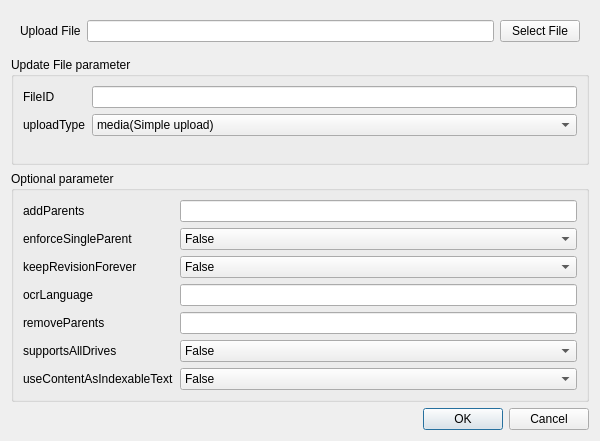
<?xml version="1.0" encoding="UTF-8"?>
<ui version="4.0">
 <class>UpdateDialog</class>
 <widget class="QDialog" name="UpdateDialog">
  <property name="geometry">
   <rect>
    <x>0</x>
    <y>0</y>
    <width>600</width>
    <height>441</height>
   </rect>
  </property>
  <property name="windowTitle">
   <string>Update file</string>
  </property>
  <layout class="QVBoxLayout" name="verticalLayout" stretch="1,3,6,1">
   <item>
    <widget class="QWidget" name="widget_FilePath" native="true">
     <layout class="QHBoxLayout" name="horizontalLayout">
      <item>
       <widget class="QLabel" name="label_FilePath">
        <property name="text">
         <string>Upload File</string>
        </property>
        <property name="buddy">
         <cstring>lineEdit_FilePath</cstring>
        </property>
       </widget>
      </item>
      <item>
       <widget class="QLineEdit" name="lineEdit_FilePath"/>
      </item>
      <item>
       <widget class="QPushButton" name="pushButton_FilePath">
        <property name="text">
         <string>Select File</string>
        </property>
       </widget>
      </item>
     </layout>
    </widget>
   </item>
   <item>
    <widget class="QGroupBox" name="groupBox_RequiredParameter">
     <property name="title">
      <string>Update File parameter</string>
     </property>
     <layout class="QFormLayout" name="formLayout">
      <item row="0" column="0">
       <widget class="QLabel" name="label_FileID">
        <property name="text">
         <string>FileID</string>
        </property>
        <property name="buddy">
         <cstring>lineEdit_FileID</cstring>
        </property>
       </widget>
      </item>
      <item row="0" column="1">
       <widget class="QLineEdit" name="lineEdit_FileID"/>
      </item>
      <item row="1" column="0">
       <widget class="QLabel" name="label_uploadType">
        <property name="text">
         <string>uploadType</string>
        </property>
        <property name="buddy">
         <cstring>comboBox_uploadType</cstring>
        </property>
       </widget>
      </item>
      <item row="1" column="1">
       <widget class="QComboBox" name="comboBox_uploadType">
        <item>
         <property name="text">
          <string>media(Simple upload)</string>
         </property>
        </item>
        <item>
         <property name="text">
          <string>multipart(Multipart upload)</string>
         </property>
        </item>
        <item>
         <property name="text">
          <string>resumable(Resumable upload)</string>
         </property>
        </item>
       </widget>
      </item>
     </layout>
    </widget>
   </item>
   <item>
    <widget class="QGroupBox" name="groupBox_OptionalParameter">
     <property name="title">
      <string>Optional parameter</string>
     </property>
     <layout class="QFormLayout" name="formLayout_2">
      <item row="0" column="0">
       <widget class="QLabel" name="label_addParents">
        <property name="text">
         <string>addParents</string>
        </property>
        <property name="buddy">
         <cstring>lineEdit_addParents</cstring>
        </property>
       </widget>
      </item>
      <item row="0" column="1">
       <widget class="QLineEdit" name="lineEdit_addParents"/>
      </item>
      <item row="1" column="0">
       <widget class="QLabel" name="label_enforceSingleParent">
        <property name="text">
         <string>enforceSingleParent</string>
        </property>
        <property name="buddy">
         <cstring>comboBox_enforceSingleParent</cstring>
        </property>
       </widget>
      </item>
      <item row="1" column="1">
       <widget class="QComboBox" name="comboBox_enforceSingleParent">
        <item>
         <property name="text">
          <string>False</string>
         </property>
        </item>
        <item>
         <property name="text">
          <string>True</string>
         </property>
        </item>
       </widget>
      </item>
      <item row="2" column="0">
       <widget class="QLabel" name="label_keepRevisionForever">
        <property name="text">
         <string>keepRevisionForever</string>
        </property>
        <property name="buddy">
         <cstring>comboBox_keepRevisionForever</cstring>
        </property>
       </widget>
      </item>
      <item row="2" column="1">
       <widget class="QComboBox" name="comboBox_keepRevisionForever">
        <item>
         <property name="text">
          <string>False</string>
         </property>
        </item>
        <item>
         <property name="text">
          <string>True</string>
         </property>
        </item>
       </widget>
      </item>
      <item row="3" column="0">
       <widget class="QLabel" name="label_ocrLanguage">
        <property name="text">
         <string>ocrLanguage</string>
        </property>
        <property name="buddy">
         <cstring>lineEdit_ocrLanguage</cstring>
        </property>
       </widget>
      </item>
      <item row="3" column="1">
       <widget class="QLineEdit" name="lineEdit_ocrLanguage"/>
      </item>
      <item row="4" column="0">
       <widget class="QLabel" name="label_removeParents">
        <property name="text">
         <string>removeParents</string>
        </property>
        <property name="buddy">
         <cstring>lineEdit_removeParents</cstring>
        </property>
       </widget>
      </item>
      <item row="4" column="1">
       <widget class="QLineEdit" name="lineEdit_removeParents"/>
      </item>
      <item row="6" column="0">
       <widget class="QLabel" name="label_useContentAsIndexableText">
        <property name="text">
         <string>useContentAsIndexableText</string>
        </property>
        <property name="buddy">
         <cstring>comboBox_useContentAsIndexableText</cstring>
        </property>
       </widget>
      </item>
      <item row="6" column="1">
       <widget class="QComboBox" name="comboBox_useContentAsIndexableText">
        <item>
         <property name="text">
          <string>False</string>
         </property>
        </item>
        <item>
         <property name="text">
          <string>True</string>
         </property>
        </item>
       </widget>
      </item>
      <item row="5" column="0">
       <widget class="QLabel" name="label_supportsAllDrives">
        <property name="text">
         <string>supportsAllDrives</string>
        </property>
        <property name="buddy">
         <cstring>comboBox_supportsAllDrives</cstring>
        </property>
       </widget>
      </item>
      <item row="5" column="1">
       <widget class="QComboBox" name="comboBox_supportsAllDrives">
        <item>
         <property name="text">
          <string>False</string>
         </property>
        </item>
        <item>
         <property name="text">
          <string>True</string>
         </property>
        </item>
       </widget>
      </item>
     </layout>
    </widget>
   </item>
   <item>
    <widget class="QDialogButtonBox" name="buttonBox">
     <property name="orientation">
      <enum>Qt::Horizontal</enum>
     </property>
     <property name="standardButtons">
      <set>QDialogButtonBox::Cancel|QDialogButtonBox::Ok</set>
     </property>
    </widget>
   </item>
  </layout>
 </widget>
 <resources/>
 <connections>
  <connection>
   <sender>buttonBox</sender>
   <signal>accepted()</signal>
   <receiver>UpdateDialog</receiver>
   <slot>accept()</slot>
   <hints>
    <hint type="sourcelabel">
     <x>248</x>
     <y>254</y>
    </hint>
    <hint type="destinationlabel">
     <x>157</x>
     <y>274</y>
    </hint>
   </hints>
  </connection>
  <connection>
   <sender>buttonBox</sender>
   <signal>rejected()</signal>
   <receiver>UpdateDialog</receiver>
   <slot>reject()</slot>
   <hints>
    <hint type="sourcelabel">
     <x>316</x>
     <y>260</y>
    </hint>
    <hint type="destinationlabel">
     <x>286</x>
     <y>274</y>
    </hint>
   </hints>
  </connection>
 </connections>
</ui>
